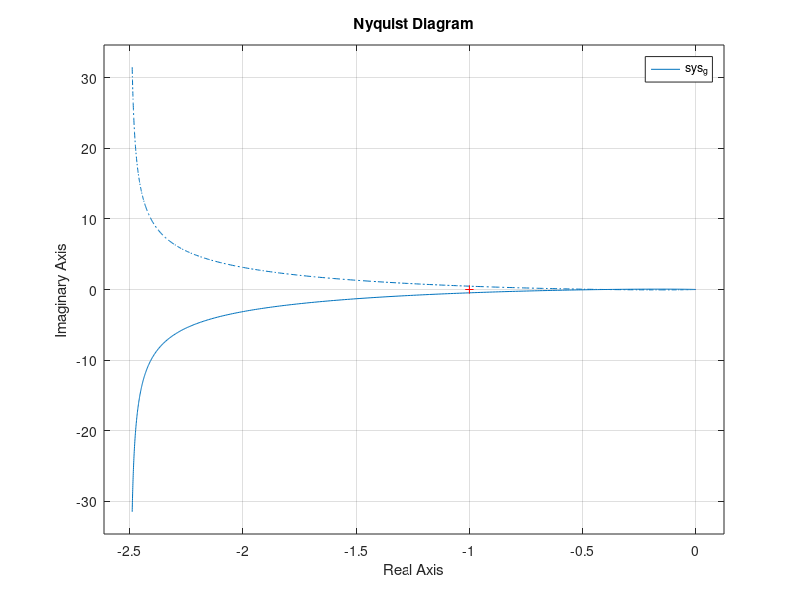
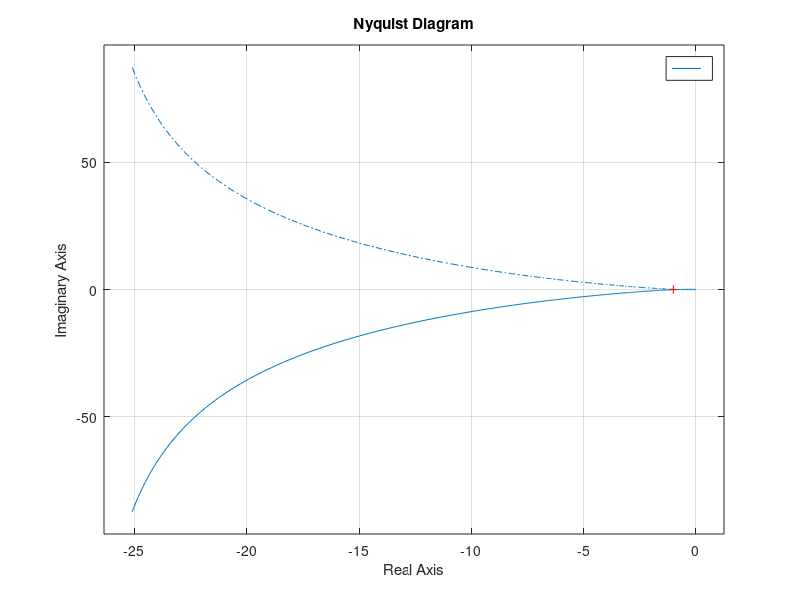
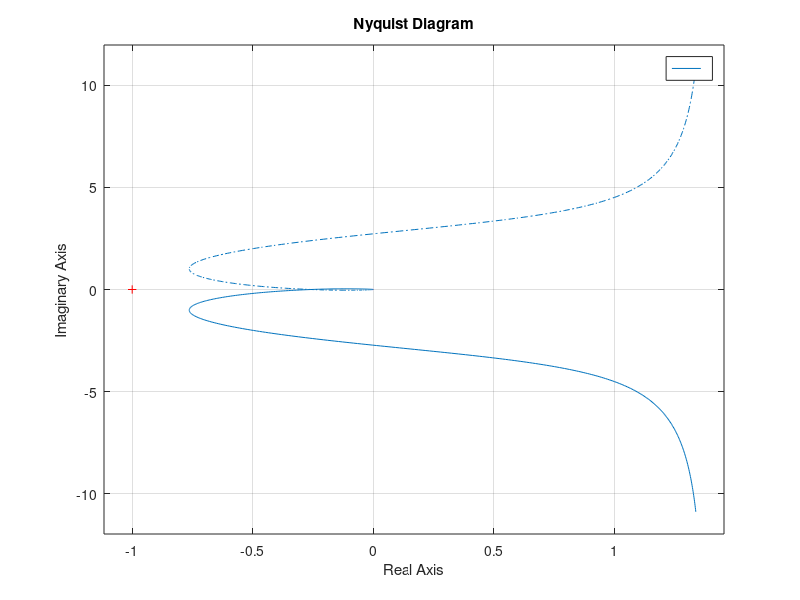

These figures' MATLAB source, in order:
sys_g = tf(10, conv([1/5 1 0], [1/20, 1]));
sys_c_1 = tf([1, 3], [1, 1]);
sys_c_2 = tf([1, 1], [1, 3]);
figure
nyquist(sys_g)
figure
nyquist(series(sys_g, sys_c_1))
figure
nyquist(series(sys_g, sys_c_2))